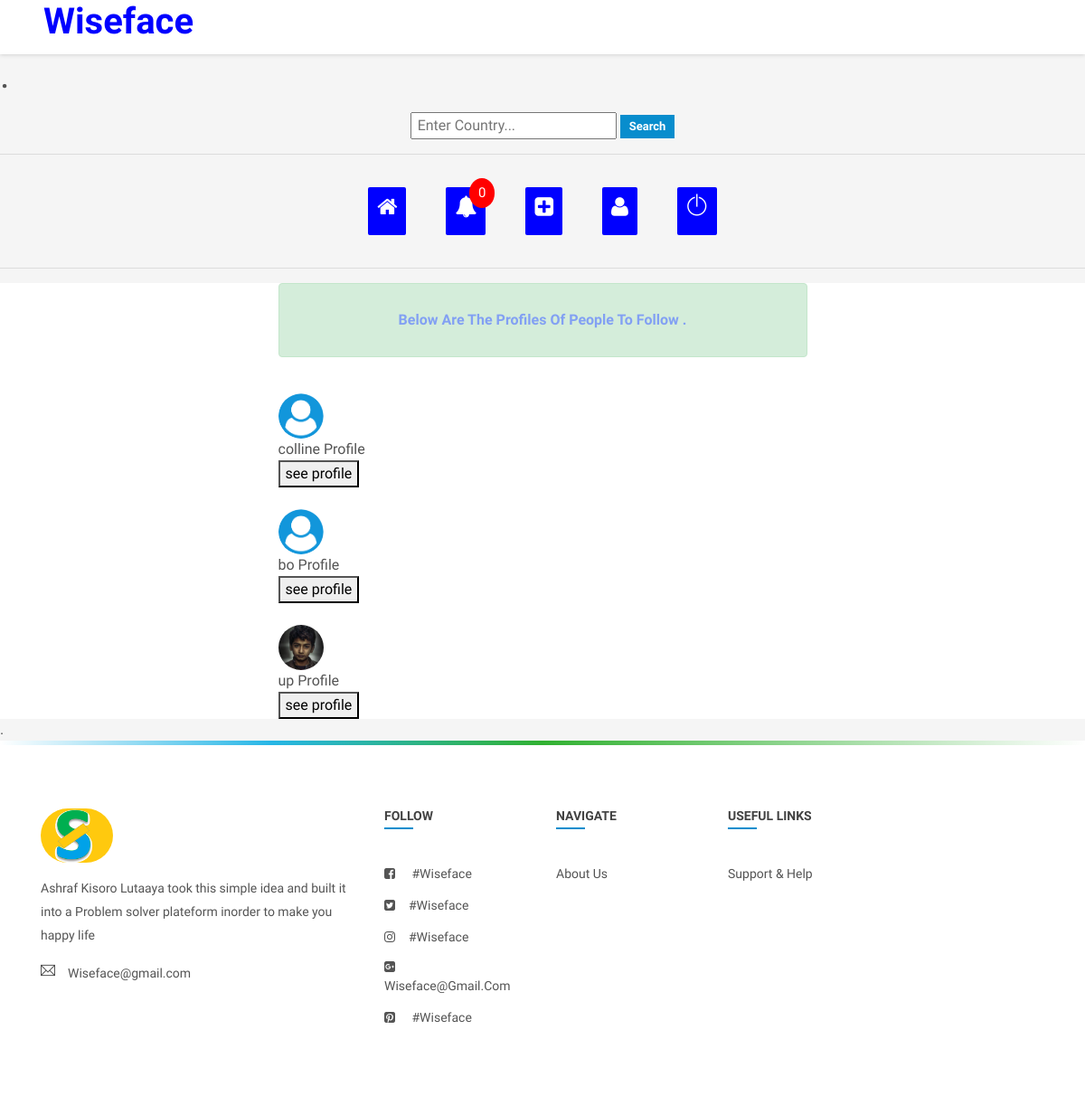
The page /profilez/ (signed in) on the database its author committed.
### design/models.py (models this page shows, shortened)
class Profile(models.Model):
    solve_of = models.CharField(default='',max_length=1000,choices=solve)
    user = models.OneToOneField(User, on_delete=models.CASCADE)
    profile_image=models.ImageField(upload_to='profile_pics', default='profile_pics/lo.png')
    my_slug = models.CharField(  max_length=20, default='my slug')
    following = models.ManyToManyField(User, blank=True, related_name= "following", symmetrical=False)
    follow_me_on = models.TextField(max_length=300, default='www.other_sites.com')
    sex = models.CharField(default='',max_length=1000,choices=sex)
    marital_status = models.CharField(default='',max_length=1000,choices=marital_status)
    talent = models.CharField(max_length=100, default='None')
    street = models.CharField(max_length=100, default='None')
    place_of_birth = models.CharField(max_length=100, default='None')
    country = models.CharField(max_length=100, default='None')
    hobbies = models.CharField(max_length=100, default='None')
    highest_level_of_education = models.CharField(max_length=100, default='None')
    profession = models.CharField(max_length=100, default='None')
    mobile_number = models.CharField(max_length=100, default='None')
    religion = models.CharField(max_length=100, default='None')
    occupation = models.CharField(max_length=100, default='None')
    age = models.PositiveIntegerField(default=0)
    created_on= models.DateTimeField(default=timezone.now)
    about_me = models.TextField(max_length=200, default='about_me')
    birthday =models.CharField(default='1/1/1999',max_length=10)
    def __str__(self):
         return f'{self.user.username} Profile'
    class Meta:
    	ordering = ('-created_on',)

### design/views.py (the view)
# urls.py: path('profilez/', ProfileListView.as_view(), name='profile-list-view'),
class ProfileListView(ListView):
	model = Profile
	template_name = 'design/main.html'
	context_object_name = 'profiles'
	def get_queryset(self):
		return Profile.objects.all().exclude(user=self.request.user)

### design/views.py (called while the page is built)
def CountNotifications(request):
	count_notifications = None
	if request.user.is_authenticated:
		count_notifications = Notification.objects.filter(user=request.user, is_seen=False).count()
	return {'count_notifications': count_notifications}

### templates/design/main.html (shortened to what this page needs)
{% load static %}
<!DOCTYPE html>
<html lang="en">
<head>
    <link rel="stylesheet" href="{% static 'css/main.min.css' %}">
    <link rel="stylesheet" href="{% static 'css/style.css' %}">
    <link rel="stylesheet" href="{% static 'css/color.css' %}">
    <link rel="stylesheet" href="{% static 'css/responsive.css' %}">
    <link rel="stylesheet" href="{% static 'css/so.css' %}">
     <link rel="stylesheet" href="{% static 'css/note.css' %}">
</head>
<body style="background:whitesmoke">
<div class="theme-layout">
	<div class="topbar stick">
		<div class="logo">
<a title="" ><h1 style="color: blue"><b>Wiseface</b></h1></a>
		</div>
		<div class="top-area">
		</div>
	</div>
  </div>
<h1>.</h1>
<center>
	<p><form action="{% url 'searchprofile' %}" id="form" role="search" method="get" >
  <input type="text" id="query" name="query"
   placeholder=" Enter Country..."
   aria-label="Search through site content">
  <button type="submit">Search</button>
</form></p>
<hr>
<a href="{% url 'postlist'  %}" class="notificationContainer" title="Home" data-toggle="tooltip" ><h4><i class="fa fa-home fa-3px"></i></h4></a>
<a href="{% url 'notification' %}" class="notificationContainer" title="Notification" data-toggle="tooltip" ><h4><i class="fa fa-bell"></i></h4>
	<span class="notificationBadge">{{count_notifications}}</span>
</a>
<a href="{% url 'twoA' %}" class="notificationContainer" title="Solutions" data-toggle="tooltip" ><h4><i class="fa fa-plus-square"></i></h4></a>
<a href="{% url 'profile' %}" class="notificationContainer" title=" Edit-Profile" data-toggle="tooltip" ><h4><i class="fa fa-user" ></i></h4></a>
<a href="{% url 'landing_page' %}" class="notificationContainer" title="Logout" data-toggle="tooltip" ><h4><i class="ti-power-off"></i></h4></a>
</center>
<hr>
		<section style="background-color: white">
		<div class="gap2 gray-bg">
			<div class="container-fluid">
				<div class="row">
					<div class="col-lg-12">
						<div class="row merged20" id="page-contents">
							<div class="col-lg-3">
								<aside class="sidebar static left">
								</aside>
							</div>
<div class="col-lg-6">
<div class="alert alert-success" role="alert">
	<p ><center><h7 style="background-color:; color: rgb(130, 160, 243) "><b> Below Are The Profiles Of People To Follow .  </b></h7></center></p>
		</div>
{% block content %}
{% for profile in profiles %}
<div class="ui segment">
	<a href="{% url 'userp' username=profile.user %}"> <br><img style="border-radius:1000px; height: 50px;width: 50px"src="{{profile.profile_image.url}}"  alt=""></br></a>
	{{profile}}
	<br>
	<a href="{% url 'profile-detail-view' profile.pk %} ">
	<button class="ui primary button" style="color: black"> see profile</button>
	</a>
</div>
{% endfor %}
{% endblock content %}
						</div>
					</div>
				</div>
			</div>
		</div>
	</section>
</div>.
			<footer>
			<div class="container">
				<div class="row">
					<div class="col-lg-4 col-md-4">
						<div class="widget">
							<div class="foot-logo">
								<div class="logo">
								<a href="index-2.html" title=""><img  style="height: 60px ;border-radius:1000px" src="{% static 'images/resources/t.png' %}" alt=""></a>
								</div>
								<p>
									Ashraf Kisoro Lutaaya took this simple idea and built it into a Problem solver plateform inorder to make you happy life
								</p>
							</div>
						<ul class="location">
								<li>
									<i class="ti-email"></i>
									<p>Wiseface@gmail.com</p>
								</li>
							</ul>
						</div>
					</div>
					<div class="col-lg-2 col-md-4">
					<div class="widget">
						<div class="widget-title"><h4>follow</h4></div>
						<ul class="list-style">
							<li><i class="fa fa-facebook-square"></i> <a  title=""> #wiseface</a></li>
							<li><i class="fa fa-twitter-square"></i><a  title="">#wiseface</a></li>
							<li><i class="fa fa-instagram"></i><a  title="">#wiseface</a></li>
							<li><i class="fa fa-google-plus-square"></i> <a >wiseface@gmail.com</a></li>
							<li><i class="fa fa-pinterest-square"></i> <a  title="">#wiseface</a></li>
						</ul>
					</div>
				</div>
				<div class="col-lg-2 col-md-4">
					<div class="widget">
						<div class="widget-title"><h4>Navigate</h4></div>
						<ul class="list-style">
							<li><a href="{% url 'about_us' %}"  title="">about us</a></li>
						</ul>
					</div>
				</div>
					<div class="col-lg-2 col-md-4">
					<div class="widget">
						<div class="widget-title"><h4>useful links</h4></div>
						<ul class="list-style">
							<li><a href="{% url 'usage' %}"  title="">Support & Help</a></li>
						</ul>
					</div>
				</div>
				</div>
			</div>
		</footer>
</body>
</html>

### design/static/css/color.css (style rules this page uses)
#nprogress .bar, .timeline-info > ul li a::before, .add-btn > a, .activitiez > li::before, form button, .colla-apps > li a:hover, a.underline:before, .setting-row input:checked + label, .user-avatar:hover .edit-phto, .error-meta > a, .color-bg, .add-butn, .nav.nav-tabs.likes-btn > li a.active, a.dislike-btn, .drop > a:hover, .btn-view.btn-load-more:hover, .accordion .card h5 button[aria-expanded="true"], .chat-head, .f-page > figure em, .inbox-panel-head > ul > li > a, .nav-tabs--left .nav-link.active, .nav-tabs--left .nav-link.active:hover, footer .widget-title h4::before, #topcontrol, .sidebar .widget-title::before, .f-title::before, .g-post-classic > figure > i::after, .purify > a, .help-list > a:hover, .open-position::before, .info > a, .category-box:hover, .category-box.selected, a.main-btn, .section-heading::before, .getquot-baner, .more-branches > h4::before, .is-helpful > a, .cart-optionz > li > a:hover, .paginationz > li a:hover, .paginationz > li a.active, .shopping-cart, a.btn2:hover, .form-submit > input[type="submit"], button.submit-checkout, .delete-cart:hover, .proceed .button, .amount-area .update-cart, a.addnewforum, .apply-bttons > a { background: #088dcd; }

### design/static/css/responsive.css (style rules this page uses)
@media screen and (max-width: 1281px) and (min-width: 1024px) { footer .widget-title h4 { font-size: 14px; } }

### design/static/css/note.css (style rules this page uses)
.notificationContainer { margin: 20px; background-color: blue; color: white; text-decoration: none; padding: 8px 10px; font-size: 15px; position: relative; display: inline-block; border-radius: 2px; border:2px white; }
.notificationContainer .notificationBadge { position: absolute; top: -10px; right: -10px; padding: 5px 10px; border-radius: 50%; background-color: red; color: white; }

### rows shown on the page
Profile: profile_image (picture), user.username "colline Profile"
Profile: profile_image (picture), user.username "bo Profile"
Profile: profile_image (picture), user.username "up Profile"

### other values the page prints
{{ count_notifications }} "0"
